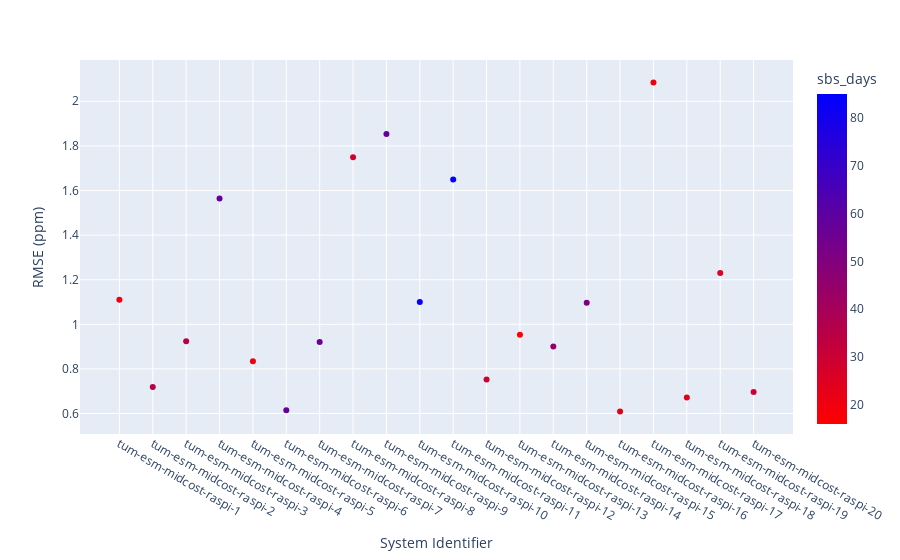

Notebook cell for this chart:
### Code cell
fig = px.scatter(df_plot, x="system_name",
                 y="rmse_full_deployment", 
                 color = "sbs_days", 
                 color_continuous_scale=px.colors.sequential.Bluered_r)

fig.update_layout(
    yaxis_title='RMSE (ppm)',
    xaxis_title='System Identifier',
    title='',
)
fig.show()

### Figure 1 — Plotly figure (JSON) as saved in the notebook; plotly's stock layout.template omitted (floating-point values rounded to 4 significant figures)
{"data": [{"hovertemplate": "system_name=%{x}<br>rmse_full_deployment=%{y}<br>sbs_days=%{marker.color}<extra></extra>", "legendgroup": "", "marker": {"color": [20, 35, 35, 58, 19, 57, 56, 28, 58, 84, 85, 29, 16, 45, 51, 23, 20, 23, 24, 29], "coloraxis": "coloraxis", "symbol": "circle"}, "mode": "markers", "name": "", "orientation": "v", "showlegend": false, "type": "scatter", "x": ["tum-esm-midcost-raspi-1", "tum-esm-midcost-raspi-2", "tum-esm-midcost-raspi-3", "tum-esm-midcost-raspi-4", "tum-esm-midcost-raspi-5", "tum-esm-midcost-raspi-6", "tum-esm-midcost-raspi-7", "tum-esm-midcost-raspi-8", "tum-esm-midcost-raspi-9", "tum-esm-midcost-raspi-10", "tum-esm-midcost-raspi-11", "tum-esm-midcost-raspi-12", "tum-esm-midcost-raspi-13", "tum-esm-midcost-raspi-14", "tum-esm-midcost-raspi-15", "tum-esm-midcost-raspi-16", "tum-esm-midcost-raspi-17", "tum-esm-midcost-raspi-18", "tum-esm-midcost-raspi-19", "tum-esm-midcost-raspi-20"], "xaxis": "x", "y": [1.11, 0.7185, 0.9235, 1.564, 0.8342, 0.6148, 0.921, 1.749, 1.853, 1.1, 1.65, 0.7525, 0.9532, 0.901, 1.096, 0.6088, 2.084, 0.6722, 1.231, 0.6966], "yaxis": "y"}], "layout": {"coloraxis": {"colorbar": {"title": {"text": "sbs_days"}}, "colorscale": [[0, "rgb(255,0,0)"], [1, "rgb(0,0,255)"]]}, "legend": {"tracegroupgap": 0}, "margin": {"t": 60}, "title": {"text": ""}, "xaxis": {"anchor": "y", "domain": [0, 1], "title": {"text": "System Identifier"}}, "yaxis": {"anchor": "x", "domain": [0, 1], "title": {"text": "RMSE (ppm)"}}}}
